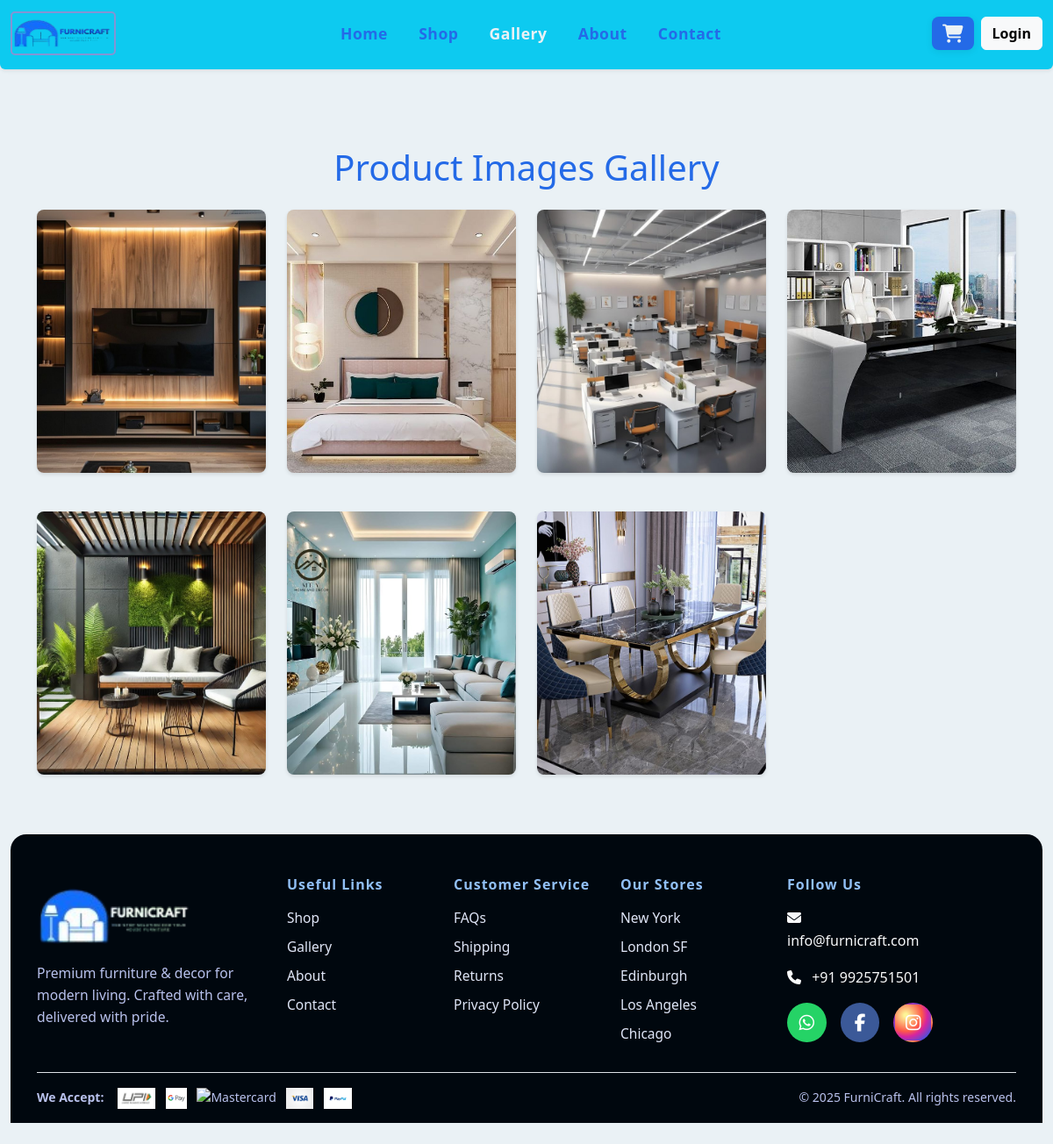
/gallery.php, run on the app's committed database.
### tables this page shows
CREATE TABLE `products` (
  `id` int(11) NOT NULL,
  `name` varchar(255) NOT NULL,
  `description` text DEFAULT NULL,
  `image` varchar(255) DEFAULT NULL,
  `price` decimal(10,2) NOT NULL,
  `sale_price` decimal(10,2) DEFAULT NULL,
  `stock` int(11) DEFAULT 0,
  `category_id` int(11) DEFAULT NULL,
  `status` enum('active','inactive') DEFAULT 'active',
  `created_at` timestamp NOT NULL DEFAULT current_timestamp(),
  `updated_at` timestamp NOT NULL DEFAULT current_timestamp() ON UPDATE current_timestamp()
);

### includes/functions.php (called while the page is built, shortened)
<?php
function getAllProductImages() {
    $conn = getDBConnection();
    $sql = "SELECT
                p.id as product_id,
                p.name as product_name,
                p.price,
                CONCAT('assets/images/products/', p.image) AS image_path
            FROM products p
            WHERE p.image IS NOT NULL AND p.image != ''
            ORDER BY p.created_at DESC";
    $result = $conn->query($sql);
    $images = [];
    if ($result) {
        while ($row = $result->fetch_assoc()) {
            $images[] = $row;
        }
    }
    return $images;
}
?>

### gallery.php (the view, shortened to what this page needs)
<?php
require_once 'includes/functions.php';
$images = getAllProductImages();
?>
<!DOCTYPE html>
<html lang="en">
<head>
    <link href="https://cdn.jsdelivr.net/npm/bootstrap@5.3.0/dist/css/bootstrap.min.css" rel="stylesheet">
    <link rel="stylesheet" href="https://cdnjs.cloudflare.com/ajax/libs/font-awesome/6.5.0/css/all.min.css">
</head>
<body>
    <?php include 'includes/header.php'; ?>
    <div class="container my-5">
        <h1 class="text-center mb-4">Product Images Gallery</h1>
        <div class="row g-4" id="gallery-grid">
            <?php
            $productImages = [];
            foreach ($images as $image) {
                if (!isset($productImages[$image['product_id']])) {
                    $productImages[$image['product_id']] = [];
                }
                $productImages[$image['product_id']][] = $image;
            }
            foreach ($productImages as $productId => $productImageGroup):
                $mainImage = $productImageGroup[0];
            ?>
                <div class="col-md-4 col-lg-3">
                    <div class="gallery-item">
                        <img src="<?php echo htmlspecialchars($mainImage['image_path']); ?>"
                             alt="<?php echo htmlspecialchars($mainImage['product_name']); ?>">
                    </div>
                </div>
            <?php endforeach; ?>
        </div>
    </div>
    <?php include 'includes/footer.php'; ?>
</body>
</html>

### assets/css/style.css (style rules this page uses)
:root { --catskill-white: #EAF1F5; --royal-blue: #246AE7; --jordy-blue: #91BFF5; --chetwode-blue: #8494D4; }
body { font-family: 'Segoe UI', Tahoma, Geneva, Verdana, sans-serif; line-height: 1.6; background-color: var(--catskill-white); color: var(--ebony-ink); }
.text-center { color: #246ae7 !important; }

### gallery.php (style rules this page uses)
.gallery-item { position: relative; overflow: hidden; border-radius: 8px; box-shadow: 0 2px 4px rgba(0,0,0,0.1); transition: transform 0.3s ease; margin-bottom: 20px; }
.gallery-item img { width: 100%; height: 300px; object-fit: cover; transition: transform 0.3s ease; }

### data on the page
products: shows a picture
products: shows a picture
products: shows a picture
products: shows a picture
products: shows a picture
products: shows a picture
products: shows a picture

### other printed values
$label "Home"
$label "Shop"
$label "Gallery"
$label "About"
$label "Contact"
